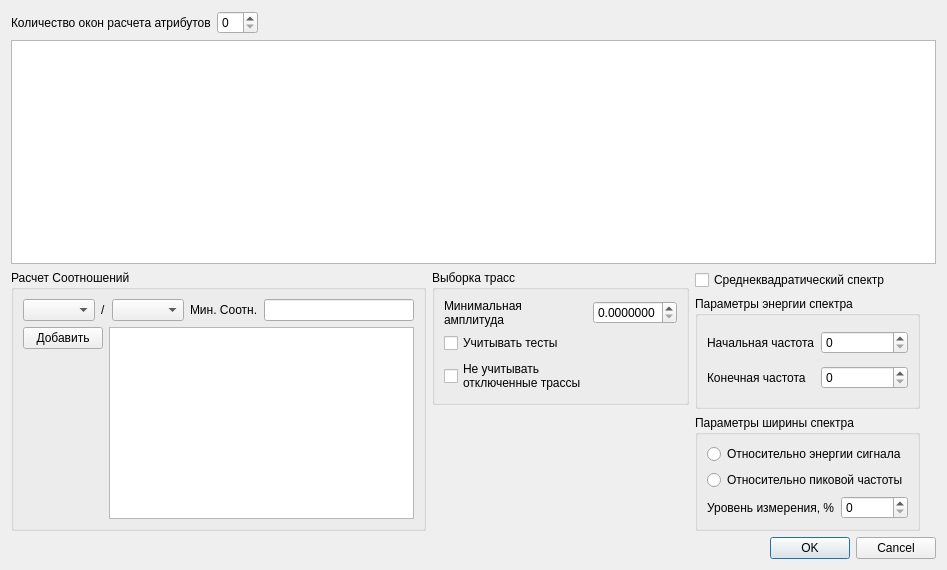
<?xml version="1.0" encoding="UTF-8"?>
<ui version="4.0">
 <class>WindowsParametersDialog</class>
 <widget class="QDialog" name="WindowsParametersDialog">
  <property name="geometry">
   <rect>
    <x>0</x>
    <y>0</y>
    <width>947</width>
    <height>570</height>
   </rect>
  </property>
  <property name="windowTitle">
   <string>Параметры окон расчета атрибутов</string>
  </property>
  <property name="windowIcon">
   <iconset resource="icons.qrc">
    <normaloff>:/icons/imgs/calculator.png</normaloff>:/icons/imgs/calculator.png</iconset>
  </property>
  <layout class="QGridLayout" name="gridLayout_5">
   <item row="0" column="0">
    <layout class="QHBoxLayout" name="horizontalLayout">
     <item>
      <widget class="QLabel" name="nbWindowsLabel">
       <property name="text">
        <string>Количество окон расчета атрибутов</string>
       </property>
       <property name="buddy">
        <cstring>nbWindowsSpinBox</cstring>
       </property>
      </widget>
     </item>
     <item>
      <widget class="QSpinBox" name="nbWindowsSpinBox"/>
     </item>
     <item>
      <spacer name="horizontalSpacer">
       <property name="orientation">
        <enum>Qt::Horizontal</enum>
       </property>
       <property name="sizeHint" stdset="0">
        <size>
         <width>40</width>
         <height>20</height>
        </size>
       </property>
      </spacer>
     </item>
    </layout>
   </item>
   <item row="2" column="0" colspan="2">
    <layout class="QHBoxLayout" name="horizontalLayout_3">
     <item>
      <widget class="QGroupBox" name="ratioGroupBox">
       <property name="minimumSize">
        <size>
         <width>415</width>
         <height>0</height>
        </size>
       </property>
       <property name="maximumSize">
        <size>
         <width>400</width>
         <height>16777215</height>
        </size>
       </property>
       <property name="title">
        <string>Расчет Соотношений</string>
       </property>
       <layout class="QGridLayout" name="gridLayout">
        <item row="0" column="0" colspan="2">
         <layout class="QHBoxLayout" name="horizontalLayout_2">
          <item>
           <widget class="QComboBox" name="ratio1ComboBox"/>
          </item>
          <item>
           <widget class="QLabel" name="devideLabel">
            <property name="text">
             <string>/</string>
            </property>
           </widget>
          </item>
          <item>
           <widget class="QComboBox" name="ratio2comboBox"/>
          </item>
          <item>
           <widget class="QLabel" name="minRatioLabel">
            <property name="text">
             <string>Мин. Соотн.</string>
            </property>
           </widget>
          </item>
          <item>
           <widget class="QLineEdit" name="minRatioLineEdit">
            <property name="alignment">
             <set>Qt::AlignRight|Qt::AlignTrailing|Qt::AlignVCenter</set>
            </property>
           </widget>
          </item>
         </layout>
        </item>
        <item row="1" column="0">
         <widget class="QPushButton" name="addRatioPushButton">
          <property name="text">
           <string>Добавить</string>
          </property>
         </widget>
        </item>
        <item row="1" column="1" rowspan="2">
         <widget class="QTableWidget" name="relationsTableWidget">
          <property name="minimumSize">
           <size>
            <width>290</width>
            <height>0</height>
           </size>
          </property>
          <property name="horizontalScrollBarPolicy">
           <enum>Qt::ScrollBarAlwaysOff</enum>
          </property>
         </widget>
        </item>
        <item row="2" column="0">
         <spacer name="verticalSpacer">
          <property name="orientation">
           <enum>Qt::Vertical</enum>
          </property>
          <property name="sizeHint" stdset="0">
           <size>
            <width>20</width>
            <height>160</height>
           </size>
          </property>
         </spacer>
        </item>
       </layout>
      </widget>
     </item>
     <item>
      <layout class="QVBoxLayout" name="verticalLayout_2">
       <item>
        <widget class="QGroupBox" name="groupBox">
         <property name="title">
          <string>Выборка трасс</string>
         </property>
         <layout class="QGridLayout" name="gridLayout_4">
          <item row="0" column="0">
           <widget class="QLabel" name="label">
            <property name="text">
             <string>Минимальная
амплитуда</string>
            </property>
           </widget>
          </item>
          <item row="0" column="1">
           <widget class="QDoubleSpinBox" name="minAmplDoubleSpinBox">
            <property name="decimals">
             <number>7</number>
            </property>
            <property name="maximum">
             <double>1.000000000000000</double>
            </property>
            <property name="singleStep">
             <double>0.000001000000000</double>
            </property>
           </widget>
          </item>
          <item row="1" column="0">
           <widget class="QCheckBox" name="checkTestsCheckBox">
            <property name="text">
             <string>Учитывать тесты</string>
            </property>
           </widget>
          </item>
          <item row="2" column="0">
           <widget class="QCheckBox" name="mutedCheckBox">
            <property name="text">
             <string>Не учитывать
отключенные трассы</string>
            </property>
           </widget>
          </item>
         </layout>
        </widget>
       </item>
       <item>
        <spacer name="verticalSpacer_2">
         <property name="orientation">
          <enum>Qt::Vertical</enum>
         </property>
         <property name="sizeHint" stdset="0">
          <size>
           <width>20</width>
           <height>40</height>
          </size>
         </property>
        </spacer>
       </item>
      </layout>
     </item>
     <item>
      <layout class="QVBoxLayout" name="verticalLayout">
       <item>
        <widget class="QCheckBox" name="rmsSpectrumCheckBox">
         <property name="text">
          <string>Среднеквадратический спектр</string>
         </property>
        </widget>
       </item>
       <item>
        <widget class="QGroupBox" name="energyGroupBox">
         <property name="title">
          <string>Параметры энергии спектра</string>
         </property>
         <layout class="QGridLayout" name="gridLayout_2">
          <item row="0" column="0">
           <widget class="QLabel" name="minFreqLabel">
            <property name="text">
             <string>Начальная частота</string>
            </property>
           </widget>
          </item>
          <item row="0" column="1">
           <widget class="QSpinBox" name="minFreqSpinBox">
            <property name="maximum">
             <number>250</number>
            </property>
           </widget>
          </item>
          <item row="1" column="0">
           <widget class="QLabel" name="maxFreqLabel">
            <property name="text">
             <string>Конечная частота</string>
            </property>
           </widget>
          </item>
          <item row="1" column="1">
           <widget class="QSpinBox" name="maxFreqSpinBox">
            <property name="maximum">
             <number>250</number>
            </property>
           </widget>
          </item>
         </layout>
        </widget>
       </item>
       <item>
        <widget class="QGroupBox" name="widthGroupBox">
         <property name="title">
          <string>Параметры ширины спектра</string>
         </property>
         <layout class="QGridLayout" name="gridLayout_3">
          <item row="2" column="0">
           <widget class="QLabel" name="frqLvlLabel">
            <property name="text">
             <string>Уровень измерения, %</string>
            </property>
           </widget>
          </item>
          <item row="0" column="0" colspan="2">
           <widget class="QRadioButton" name="energyRadioButton">
            <property name="text">
             <string>Относительно энергии сигнала</string>
            </property>
           </widget>
          </item>
          <item row="2" column="1">
           <widget class="QSpinBox" name="frqLvlSpinBox"/>
          </item>
          <item row="1" column="0" colspan="2">
           <widget class="QRadioButton" name="maxFreqRadioButton">
            <property name="text">
             <string>Относительно пиковой частоты</string>
            </property>
           </widget>
          </item>
         </layout>
        </widget>
       </item>
      </layout>
     </item>
     <item>
      <spacer name="horizontalSpacer_2">
       <property name="orientation">
        <enum>Qt::Horizontal</enum>
       </property>
       <property name="sizeHint" stdset="0">
        <size>
         <width>40</width>
         <height>20</height>
        </size>
       </property>
      </spacer>
     </item>
    </layout>
   </item>
   <item row="3" column="1">
    <widget class="QDialogButtonBox" name="buttonBox">
     <property name="orientation">
      <enum>Qt::Horizontal</enum>
     </property>
     <property name="standardButtons">
      <set>QDialogButtonBox::Cancel|QDialogButtonBox::Ok</set>
     </property>
    </widget>
   </item>
   <item row="1" column="0" colspan="2">
    <widget class="QTableWidget" name="windowsTableWidget"/>
   </item>
  </layout>
 </widget>
 <resources>
  <include location="icons.qrc"/>
 </resources>
 <connections>
  <connection>
   <sender>buttonBox</sender>
   <signal>rejected()</signal>
   <receiver>WindowsParametersDialog</receiver>
   <slot>reject()</slot>
   <hints>
    <hint type="sourcelabel">
     <x>304</x>
     <y>560</y>
    </hint>
    <hint type="destinationlabel">
     <x>286</x>
     <y>274</y>
    </hint>
   </hints>
  </connection>
  <connection>
   <sender>buttonBox</sender>
   <signal>accepted()</signal>
   <receiver>WindowsParametersDialog</receiver>
   <slot>saveSettings()</slot>
   <hints>
    <hint type="sourcelabel">
     <x>813</x>
     <y>560</y>
    </hint>
    <hint type="destinationlabel">
     <x>651</x>
     <y>362</y>
    </hint>
   </hints>
  </connection>
  <connection>
   <sender>nbWindowsSpinBox</sender>
   <signal>valueChanged(int)</signal>
   <receiver>WindowsParametersDialog</receiver>
   <slot>nbWindowsSpinBoxValueChanged(int)</slot>
   <hints>
    <hint type="sourcelabel">
     <x>210</x>
     <y>22</y>
    </hint>
    <hint type="destinationlabel">
     <x>320</x>
     <y>9</y>
    </hint>
   </hints>
  </connection>
  <connection>
   <sender>addRatioPushButton</sender>
   <signal>clicked()</signal>
   <receiver>WindowsParametersDialog</receiver>
   <slot>addRatioSlot()</slot>
   <hints>
    <hint type="sourcelabel">
     <x>93</x>
     <y>352</y>
    </hint>
    <hint type="destinationlabel">
     <x>488</x>
     <y>480</y>
    </hint>
   </hints>
  </connection>
  <connection>
   <sender>maxFreqRadioButton</sender>
   <signal>toggled(bool)</signal>
   <receiver>frqLvlSpinBox</receiver>
   <slot>setEnabled(bool)</slot>
   <hints>
    <hint type="sourcelabel">
     <x>535</x>
     <y>471</y>
    </hint>
    <hint type="destinationlabel">
     <x>596</x>
     <y>501</y>
    </hint>
   </hints>
  </connection>
 </connections>
 <slots>
  <slot>saveSettings()</slot>
  <slot>nbWindowsSpinBoxValueChanged(int)</slot>
  <slot>windowsTableWidgetItemChanged(QTableWidgetItem*)</slot>
  <slot>addRatioSlot()</slot>
  <slot>displayMenu()</slot>
 </slots>
</ui>
